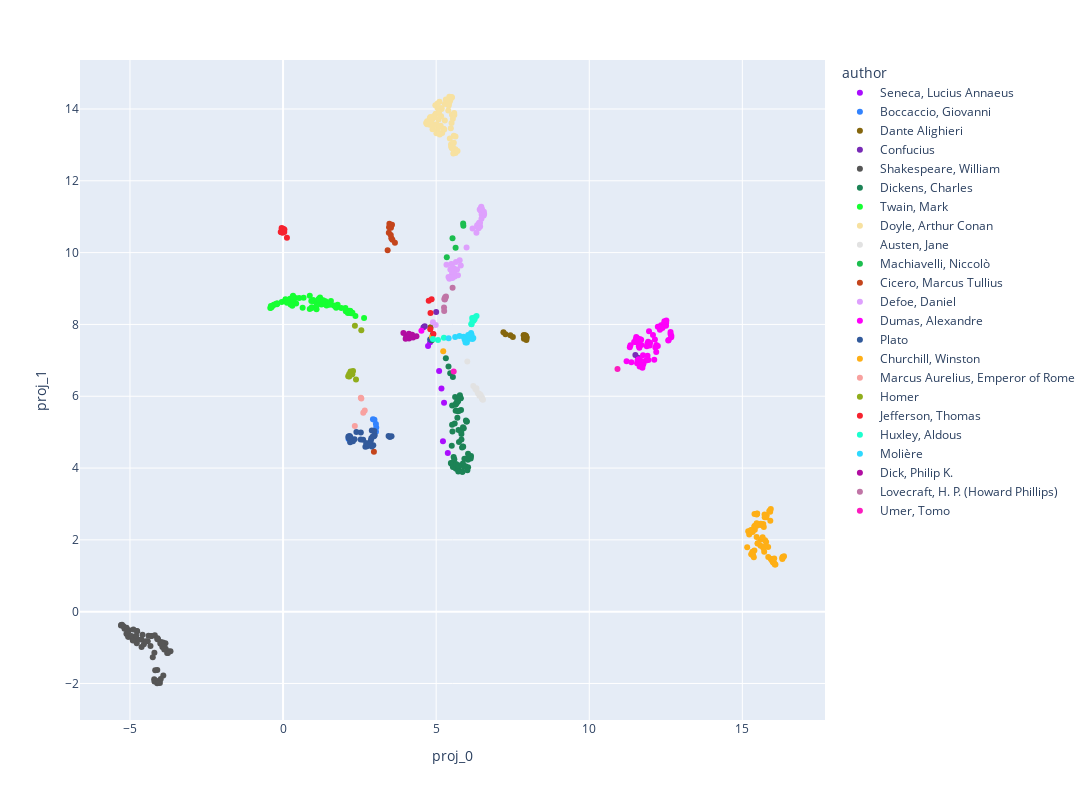

Notebook code for this chart:
### Code cell
fig = px.scatter(data_frame = library_newtext,
                 x='proj_0',
                 y='proj_1',
                 width=1200,
                 height=800,
                 color= 'author',
                 color_discrete_sequence=px.colors.qualitative.Alphabet, #Dark24
                 hover_data= ['title']
                 )

fig.show()
